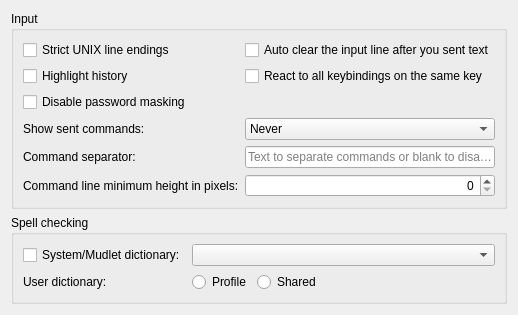
     <widget class="QWidget" name="tab_inputLine">
      <property name="sizePolicy">
       <sizepolicy hsizetype="Expanding" vsizetype="Expanding">
        <horstretch>0</horstretch>
        <verstretch>0</verstretch>
       </sizepolicy>
      </property>
      <attribute name="title">
       <string>Input line</string>
      </attribute>
      <layout class="QVBoxLayout" name="vBoxLayout_tab_inputline" stretch="0,0,0">
       <item>
        <widget class="QGroupBox" name="groupBox_input">
         <property name="enabled">
          <bool>true</bool>
         </property>
         <property name="title">
          <string>Input</string>
         </property>
         <layout class="QGridLayout" name="gridLayout_groupBox_input">
          <item row="0" column="0">
           <widget class="QCheckBox" name="USE_UNIX_EOL">
            <property name="sizePolicy">
             <sizepolicy hsizetype="MinimumExpanding" vsizetype="Fixed">
              <horstretch>0</horstretch>
              <verstretch>0</verstretch>
             </sizepolicy>
            </property>
            <property name="toolTip">
             <string>&lt;p&gt;Use strict UNIX line endings on commands for old UNIX servers that can't handle windows line endings correctly.&lt;/p&gt;</string>
            </property>
            <property name="text">
             <string>Strict UNIX line endings</string>
            </property>
           </widget>
          </item>
          <item row="0" column="1">
           <widget class="QCheckBox" name="auto_clear_input_line_checkbox">
            <property name="sizePolicy">
             <sizepolicy hsizetype="MinimumExpanding" vsizetype="Fixed">
              <horstretch>0</horstretch>
              <verstretch>0</verstretch>
             </sizepolicy>
            </property>
            <property name="text">
             <string>Auto clear the input line after you sent text</string>
            </property>
           </widget>
          </item>
          <item row="1" column="0">
           <widget class="QCheckBox" name="checkBox_highlightHistory">
            <property name="sizePolicy">
             <sizepolicy hsizetype="MinimumExpanding" vsizetype="Fixed">
              <horstretch>0</horstretch>
              <verstretch>0</verstretch>
             </sizepolicy>
            </property>
            <property name="toolTip">
             <string>&lt;p&gt;Highlights your input line text when scrolling through your history for easy cancellation.&lt;/p&gt;</string>
            </property>
            <property name="text">
             <string>Highlight history</string>
            </property>
           </widget>
          </item>
          <item row="1" column="1">
           <widget class="QCheckBox" name="checkBox_runAllKeyBindings">
            <property name="sizePolicy">
             <sizepolicy hsizetype="MinimumExpanding" vsizetype="Fixed">
              <horstretch>0</horstretch>
              <verstretch>0</verstretch>
             </sizepolicy>
            </property>
            <property name="toolTip">
             <string>&lt;p&gt;Check all Key-bindings against key-presses.&lt;/p&gt;&lt;p&gt;&lt;i&gt;Versions of Mudlet prior to &lt;b&gt;3.9.0&lt;/b&gt; would stop checking after the first matching combination of&lt;/i&gt; KeyCode &lt;i&gt;and&lt;/i&gt; KeyModifier &lt;i&gt;was found and then send the command and/or run the script of that Key-binding only.  This&lt;/i&gt; per-profile &lt;i&gt;option tells Mudlet to check and run the remaining matches; but, to retain compatibility with previous versions, defaults to the &lt;b&gt;un&lt;/b&gt;-checked state.&lt;/i&gt;&lt;/p&gt;</string>
            </property>
            <property name="text">
             <string>React to all keybindings on the same key</string>
            </property>
           </widget>
          </item>
          <item row="2" column="0">
           <widget class="QCheckBox" name="disable_password_masking_checkbox">
            <property name="sizePolicy">
             <sizepolicy hsizetype="MinimumExpanding" vsizetype="Fixed">
              <horstretch>0</horstretch>
              <verstretch>0</verstretch>
             </sizepolicy>
            </property>
            <property name="toolTip">
             <string>&lt;p&gt;Disable password masking when servers request hidden input.&lt;/p&gt;&lt;p&gt;&lt;b&gt;Warning:&lt;/b&gt; This is not recommended for security reasons as passwords will be visible in plain text.&lt;/p&gt;</string>
            </property>
            <property name="text">
             <string>Disable password masking</string>
            </property>
           </widget>
          </item>
          <item row="2" column="1">
           <spacer name="horizontalSpacer_disable_password_masking">
            <property name="orientation">
             <enum>Qt::Orientation::Horizontal</enum>
            </property>
            <property name="sizeHint" stdset="0">
             <size>
              <width>40</width>
              <height>20</height>
             </size>
            </property>
           </spacer>
          </item>
          <item row="3" column="0">
           <widget class="QLabel" name="label_show_sent_text">
            <property name="text">
             <string>Show sent commands:</string>
            </property>
            <property name="buddy">
             <cstring>show_sent_text_combobox</cstring>
            </property>
           </widget>
          </item>
          <item row="3" column="1">
           <widget class="QComboBox" name="show_sent_text_combobox">
            <property name="sizePolicy">
             <sizepolicy hsizetype="MinimumExpanding" vsizetype="Fixed">
              <horstretch>0</horstretch>
              <verstretch>0</verstretch>
             </sizepolicy>
            </property>
            <property name="toolTip">
             <string>&lt;p&gt;Controls how sent commands are echoed in the display box:&lt;/p&gt;
&lt;ul&gt;
&lt;li&gt;&lt;b&gt;Never&lt;/b&gt;: Commands are never shown regardless of script settings&lt;/li&gt;
&lt;li&gt;&lt;b&gt;Script controlled&lt;/b&gt;: Scripts can control visibility using send(cmd, true/false)&lt;/li&gt;
&lt;li&gt;&lt;b&gt;Always&lt;/b&gt;: Commands are always shown regardless of script settings&lt;/li&gt;
&lt;/ul&gt;
&lt;p&gt;&lt;i&gt;This can be disabled by the game server if it negotiates to use the telnet ECHO option.&lt;/i&gt;&lt;/p&gt;</string>
            </property>
            <item>
             <property name="text">
              <string>Never</string>
             </property>
            </item>
            <item>
             <property name="text">
              <string>Script controlled</string>
             </property>
            </item>
            <item>
             <property name="text">
              <string>Always</string>
             </property>
            </item>
           </widget>
          </item>
          <item row="4" column="0">
           <widget class="QLabel" name="label_commandSeparator">
            <property name="text">
             <string>Command separator:</string>
            </property>
            <property name="buddy">
             <cstring>command_separator_lineedit</cstring>
            </property>
           </widget>
          </item>
          <item row="4" column="1">
           <widget class="QLineEdit" name="command_separator_lineedit">
            <property name="sizePolicy">
             <sizepolicy hsizetype="MinimumExpanding" vsizetype="Fixed">
              <horstretch>0</horstretch>
              <verstretch>0</verstretch>
             </sizepolicy>
            </property>
            <property name="placeholderText">
             <string>Text to separate commands or blank to disable</string>
            </property>
           </widget>
          </item>
          <item row="5" column="0">
           <widget class="QLabel" name="label_commandLineMinimumHeight">
            <property name="text">
             <string>Command line minimum height in pixels:</string>
            </property>
            <property name="buddy">
             <cstring>commandLineMinimumHeight</cstring>
            </property>
           </widget>
          </item>
          <item row="5" column="1">
           <widget class="QSpinBox" name="commandLineMinimumHeight">
            <property name="sizePolicy">
             <sizepolicy hsizetype="Preferred" vsizetype="Preferred">
              <horstretch>0</horstretch>
              <verstretch>0</verstretch>
             </sizepolicy>
            </property>
            <property name="alignment">
             <set>Qt::AlignmentFlag::AlignRight|Qt::AlignmentFlag::AlignTrailing|Qt::AlignmentFlag::AlignVCenter</set>
            </property>
            <property name="maximum">
             <number>300</number>
            </property>
           </widget>
          </item>
         </layout>
        </widget>
       </item>
       <item>
        <widget class="QGroupBox" name="groupBox_spellCheck">
         <property name="toolTip">
          <string notr="true"/>
         </property>
         <property name="title">
          <string>Spell checking</string>
         </property>
         <layout class="QGridLayout" name="gridLayout_groupBox_spellCheck">
          <item row="0" column="0">
           <widget class="QCheckBox" name="checkBox_spellCheck">
            <property name="toolTip">
             <string>&lt;p&gt;This option controls spell-checking on the command line in the main console for this profile.&lt;/p&gt;</string>
            </property>
            <property name="text">
             <string>System/Mudlet dictionary:</string>
            </property>
           </widget>
          </item>
          <item row="0" column="1" colspan="4">
           <widget class="QComboBox" name="comboBox_dictionary">
            <property name="sizePolicy">
             <sizepolicy hsizetype="MinimumExpanding" vsizetype="Fixed">
              <horstretch>0</horstretch>
              <verstretch>0</verstretch>
             </sizepolicy>
            </property>
           </widget>
          </item>
          <item row="2" column="0">
           <widget class="QLabel" name="label_radioButton_userDictionary">
            <property name="sizePolicy">
             <sizepolicy hsizetype="Minimum" vsizetype="Preferred">
              <horstretch>0</horstretch>
              <verstretch>0</verstretch>
             </sizepolicy>
            </property>
            <property name="text">
             <string>User dictionary: </string>
            </property>
           </widget>
          </item>
          <item row="2" column="1">
           <widget class="QRadioButton" name="radioButton_userDictionary_profile">
            <property name="toolTip">
             <string>&lt;p&gt;A user dictionary specific to this profile will be available. This will be on the command line (words which are in it will appear with a dashed cyan underline) and in the lua sub-system.&lt;/p&gt;</string>
            </property>
            <property name="text">
             <string>Profile</string>
            </property>
           </widget>
          </item>
          <item row="2" column="2">
           <widget class="QRadioButton" name="radioButton_userDictionary_common">
            <property name="toolTip">
             <string>&lt;p&gt;A user dictionary that is shared between all profiles (which have this option selected) will be available. This will be on the command line (words which are in it will appear with a dashed cyan underline) and in the lua sub-system.&lt;/p&gt;</string>
            </property>
            <property name="text">
             <string>Shared</string>
            </property>
           </widget>
          </item>
          <item row="2" column="4">
           <spacer name="horizontalSpacer_radioButtons_userDictionary">
            <property name="orientation">
             <enum>Qt::Orientation::Horizontal</enum>
            </property>
            <property name="sizeHint" stdset="0">
             <size>
              <width>40</width>
              <height>20</height>
             </size>
            </property>
           </spacer>
          </item>
         </layout>
        </widget>
       </item>
       <item>
        <spacer name="verticalSpacer_inputLine">
         <property name="orientation">
          <enum>Qt::Orientation::Vertical</enum>
         </property>
         <property name="sizeHint" stdset="0">
          <size>
           <width>0</width>
           <height>0</height>
          </size>
         </property>
        </spacer>
       </item>
      </layout>
     </widget>
